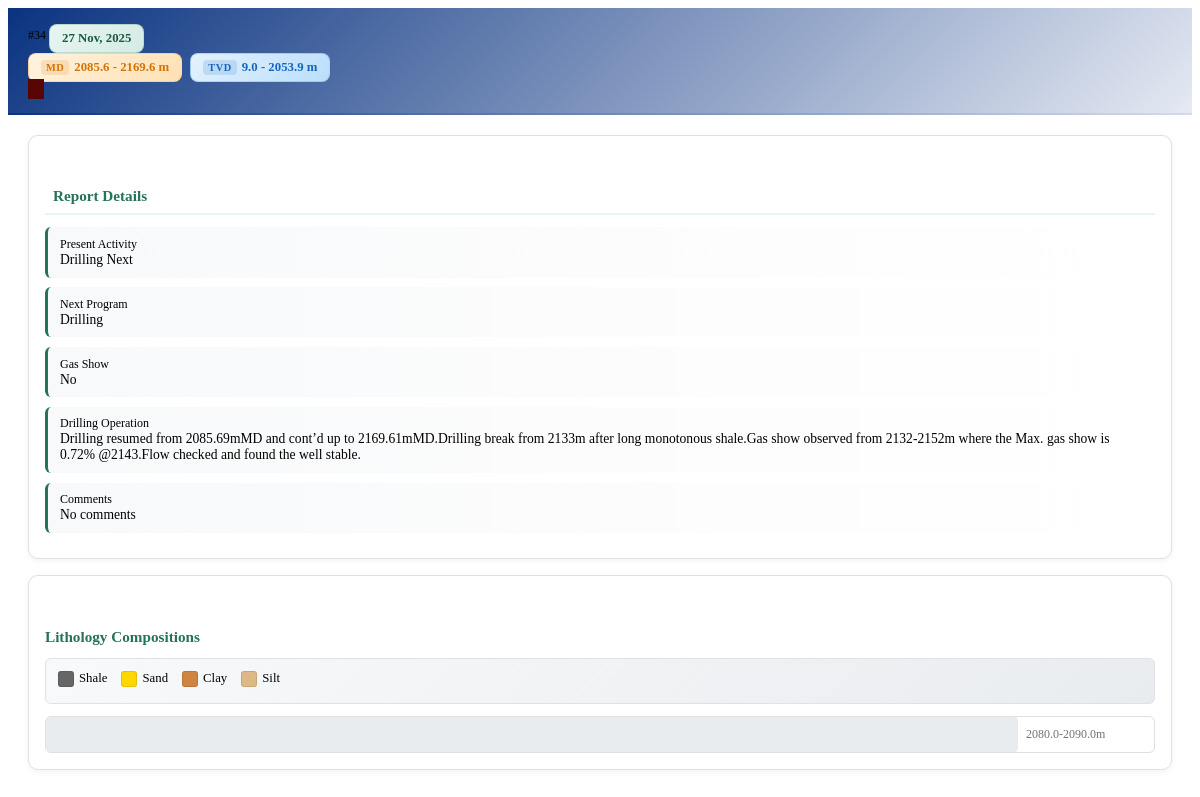
The app's page /drilling-reports/detail/38/ (signed in), older data.
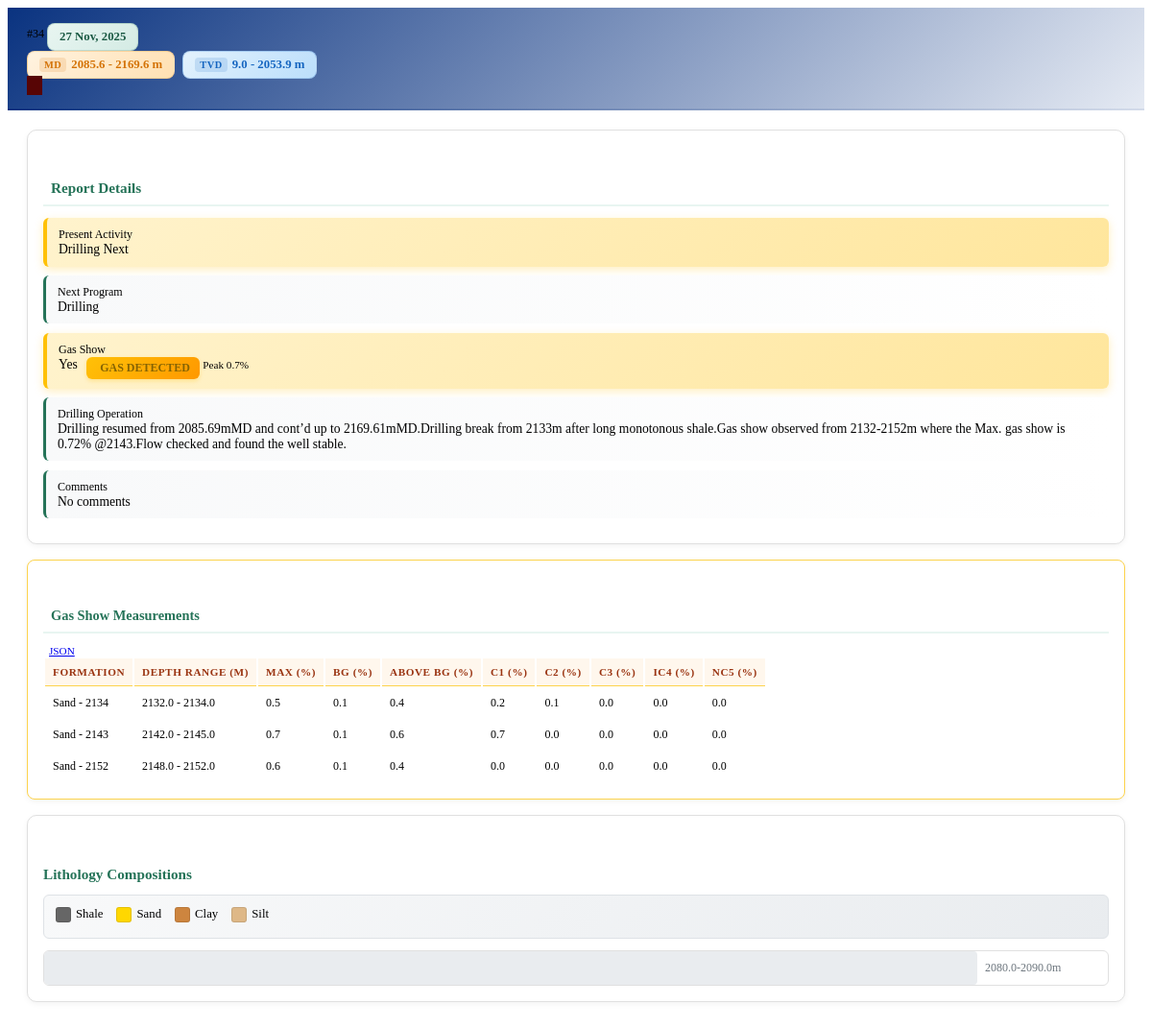
The same page, newer data.
### plotter/models.py (models this page shows, shortened)
class GasShowMeasurement(models.Model):
    drilling_report = models.ForeignKey(
        DailyDrillingReport,
        on_delete=models.CASCADE,
        related_name='gas_show_measurements',
    )
    formation = models.CharField(max_length=100, help_text="Formation where the gas show was observed")
    start_depth_m = models.FloatField(help_text="Start depth in meters")
    end_depth_m = models.FloatField(help_text="End depth in meters")
    max_percent = models.FloatField(help_text="Maximum gas percentage")
    bg_percent = models.FloatField(help_text="Background gas percentage")
    above_bg_percent = models.FloatField(help_text="Gas percentage above background")
    c1_percent = models.FloatField(help_text="Methane (C1) percentage")
    c2_percent = models.FloatField(help_text="Ethane (C2) percentage")
    c3_percent = models.FloatField(help_text="Propane (C3) percentage")
    ic4_percent = models.FloatField(help_text="Iso-butane (iC4) percentage")
    nc5_percent = models.FloatField(help_text="Normal pentane (nC5) percentage")
    remarks = models.TextField(blank=True, null=True, help_text="Additional notes for this gas show entry")
    class Meta:
        ordering = ['drilling_report', 'start_depth_m']
        verbose_name = 'Gas Show Measurement'
        verbose_name_plural = 'Gas Show Measurements'

### plotter/views.py (the view)
# urls.py: path('drilling-reports/detail/<int:report_id>/', views.drilling_report_detail, name='drilling_report_detail'),
@login_required
def drilling_report_detail(request, report_id):
    report = get_object_or_404(
        DailyDrillingReport.objects.select_related('well').prefetch_related('lithologies', 'gas_show_measurements'),
        pk=report_id
    )
    lithologies = []
    for litho in report.lithologies.all():
        lithology_percentages = {
            'shale': litho.shale_percentage or 0,
            'sand': litho.sand_percentage or 0,
            'clay': litho.clay_percentage or 0,
            'slit': litho.slit_percentage or 0
        }
        dominant_lithology = max(lithology_percentages, key=lithology_percentages.get)
        prognosis_comparison, comparison_type = compare_lithology_with_prognosis(litho, report.well)
        lithologies.append({
            'depth_range': f"{litho.depth_from}-{litho.depth_to}m",
            'depth_from': litho.depth_from,
            'depth_to': litho.depth_to,
            'shale': round(litho.shale_percentage or 0, 1),
            'sand': round(litho.sand_percentage or 0, 1),
            'clay': round(litho.clay_percentage or 0, 1),
            'slit': round(litho.slit_percentage or 0, 1),
            'total': round((litho.shale_percentage or 0) +
                         (litho.sand_percentage or 0) +
                         (litho.clay_percentage or 0) +
                         (litho.slit_percentage or 0), 1),
            'dominant_lithology': dominant_lithology,
            'dominant_percentage': round(lithology_percentages[dominant_lithology], 1),
            'prognosis_comparison': prognosis_comparison,
            'comparison_type': comparison_type,
            'description': litho.description
        })
    gas_show_measurements = []
    for gsm in report.gas_show_measurements.all():
        gas_show_measurements.append({
            'formation': gsm.formation,
            'start_depth_m': gsm.start_depth_m,
            'end_depth_m': gsm.end_depth_m,
            'max_percent': gsm.max_percent,
            'bg_percent': gsm.bg_percent,
            'above_bg_percent': gsm.above_bg_percent,
            'c1_percent': gsm.c1_percent,
            'c2_percent': gsm.c2_percent,
            'c3_percent': gsm.c3_percent,
            'ic4_percent': gsm.ic4_percent,
            'nc5_percent': gsm.nc5_percent,
            'remarks': gsm.remarks,
        })
    processed_report = {
        'id': report.id,
        'well_id': report.well.id,
        'well_name': report.well.name,
        'report_no': report.report_no,
        'date': report.date.strftime('%d %b, %Y') if report.date else '—',
        'date_iso': report.date.strftime('%Y-%m-%d') if report.date else '',
        'depth_start': report.depth_start,
        'depth_end': report.depth_end,
        'depth_start_tvd': report.depth_start_tvd,
        'depth_end_tvd': report.depth_end_tvd,
        'current_operation': report.current_operation,
        'present_activity': report.present_activity,
        'next_program': report.next_program,
        'gas_show': report.gas_show,
        'comments': report.comments,
        'lithologies': lithologies,
        'gas_show_measurements': gas_show_measurements,
        'gas_show_peak': max((gsm['max_percent'] for gsm in gas_show_measurements), default=None) if gas_show_measurements else None,
        'daily_progress': report.depth_end - report.depth_start,
    }
    if request.headers.get('X-Requested-With') == 'XMLHttpRequest':
        return JsonResponse({'report': processed_report})
    context = {
        'report': processed_report,
        'selected_well': str(report.well.id),
    }
    return render(request, 'visualization/drilling_report_detail.html', context)

### plotter/templates/visualization/drilling_report_detail.html (shortened to what the changed rows need)
{% load static %}
<div class="card report-card"
    data-report-id="{{ report.id }}"
    data-depth-start="{{ report.depth_start }}"
    data-depth-end="{{ report.depth_end }}"
    data-has-gas="{{ report.gas_show|yesno:'true,false' }}"
    data-gas-measurements="{{ report.gas_show_measurements|length }}">
    <div class="card-body">
        <div class="row">
            <div class="col-md-6">
                <div class="info-section-modern">
                    <div class="info-row-modern {% if report.gas_show %}gas-show-highlight{% endif %}">
                        <div class="mt-1 d-flex flex-wrap align-items-center gap-2">
                            <span>{{ report.gas_show|yesno:"Yes,No" }}</span>
                            {% if report.gas_show %}
                            <span class="gas-show-badge">
                                GAS DETECTED
                            </span>
                            {% endif %}
                            {% if report.gas_show_peak %}
                            <span class="badge text-bg-warning" style="font-size: 0.7rem;">
                                Peak {{ report.gas_show_peak|floatformat:1 }}%
                            </span>
                            {% endif %}
                        </div>
                    </div>
                </div>
                {% if report.gas_show_measurements %}
                <div class="mt-3">
                    <div class="info-section-modern gas-show-table-wrapper">
                        <div class="d-flex justify-content-between align-items-center mb-2">
                            <h6 class="mb-0" style="color: #257358; font-weight: 600; font-size: 0.9rem;">
                                Gas Show Measurements
                            </h6>
                            <a class="btn btn-sm btn-outline-secondary"
                               href="{% url 'gas_show_measurements' report.id %}"
                               target="_blank"
                               style="font-size: 0.7rem; padding: 2px 6px;">
                                 JSON
                            </a>
                        </div>
                        <div class="table-responsive">
                            <table class="table table-sm gas-show-table">
                                <thead>
                                    <tr>
                                        <th>Formation</th>
                                        <th>Depth Range (m)</th>
                                        <th>Max (%)</th>
                                        <th>BG (%)</th>
                                        <th>Above BG (%)</th>
                                        <th>C1 (%)</th>
                                        <th>C2 (%)</th>
                                        <th>C3 (%)</th>
                                        <th>iC4 (%)</th>
                                        <th>nC5 (%)</th>
                                    </tr>
                                </thead>
                                <tbody>
                                    {% for measurement in report.gas_show_measurements %}
                                    <tr>
                                        <td>{{ measurement.formation }}</td>
                                        <td>{{ measurement.start_depth_m|floatformat:1 }} - {{ measurement.end_depth_m|floatformat:1 }}</td>
                                        <td>{{ measurement.max_percent|floatformat:1 }}</td>
                                        <td>{{ measurement.bg_percent|floatformat:1 }}</td>
                                        <td>{{ measurement.above_bg_percent|floatformat:1 }}</td>
                                        <td>{{ measurement.c1_percent|floatformat:1 }}</td>
                                        <td>{{ measurement.c2_percent|floatformat:1 }}</td>
                                        <td>{{ measurement.c3_percent|floatformat:1 }}</td>
                                        <td>{{ measurement.ic4_percent|floatformat:1 }}</td>
                                        <td>{{ measurement.nc5_percent|floatformat:1 }}</td>
                                    </tr>
                                    {% endfor %}
                                </tbody>
                            </table>
                        </div>
                    </div>
                </div>
                {% endif %}
            </div>
        </div>
    </div>
</div>

Row changes from the older to the newer data that the page shows:
now on this page (row edited): GasShowMeasurement: gas_show_peak "0.7", formation "Sand - 2143", start_depth_m "2142.0", end_depth_m "2145.0", max_percent "0.7", bg_percent "0.1", above_bg_percent "0.6", c1_percent "0.7", c2_percent "0.0", c3_percent "0.0", ic4_percent "0.0", nc5_percent "0.0"
now on this page (row edited): GasShowMeasurement: formation "Sand - 2134", start_depth_m "2132.0", end_depth_m "2134.0", max_percent "0.5", bg_percent "0.1", above_bg_percent "0.4", c1_percent "0.2", c2_percent "0.1", c3_percent "0.0", ic4_percent "0.0", nc5_percent "0.0"
now on this page (row edited): GasShowMeasurement: formation "Sand - 2152", start_depth_m "2148.0", end_depth_m "2152.0", max_percent "0.6", bg_percent "0.1", above_bg_percent "0.4", c1_percent "0.0", c2_percent "0.0", c3_percent "0.0", ic4_percent "0.0", nc5_percent "0.0"
Text that changed along with them:
{{ report.gas_show|yesno:"Yes,No" }}: "No" → "Yes"
text now shown: "GAS DETECTED Peak % Gas Show Measurements JSON FORMATION DEPTH RANGE (M) MAX (%) BG (%) ABOVE BG (%) C1 (%) C2 (%) C3 (%) IC4 (%) NC5 (%)"
